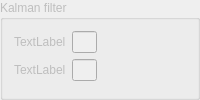
             <widget class="QGroupBox" name="KalmanGroupBox">
              <property name="enabled">
               <bool>false</bool>
              </property>
              <property name="title">
               <string>Kalman filter</string>
              </property>
              <layout class="QFormLayout" name="formLayout_6">
               <property name="fieldGrowthPolicy">
                <enum>QFormLayout::AllNonFixedFieldsGrow</enum>
               </property>
               <item row="0" column="0">
                <widget class="QLabel" name="label_50">
                 <property name="text">
                  <string>TextLabel</string>
                 </property>
                </widget>
               </item>
               <item row="0" column="1">
                <widget class="QLineEdit" name="lineEdit_8">
                 <property name="maximumSize">
                  <size>
                   <width>25</width>
                   <height>16777215</height>
                  </size>
                 </property>
                </widget>
               </item>
               <item row="1" column="0">
                <widget class="QLabel" name="label_49">
                 <property name="text">
                  <string>TextLabel</string>
                 </property>
                </widget>
               </item>
               <item row="1" column="1">
                <widget class="QLineEdit" name="lineEdit_9">
                 <property name="maximumSize">
                  <size>
                   <width>25</width>
                   <height>16777215</height>
                  </size>
                 </property>
                </widget>
               </item>
              </layout>
             </widget>
